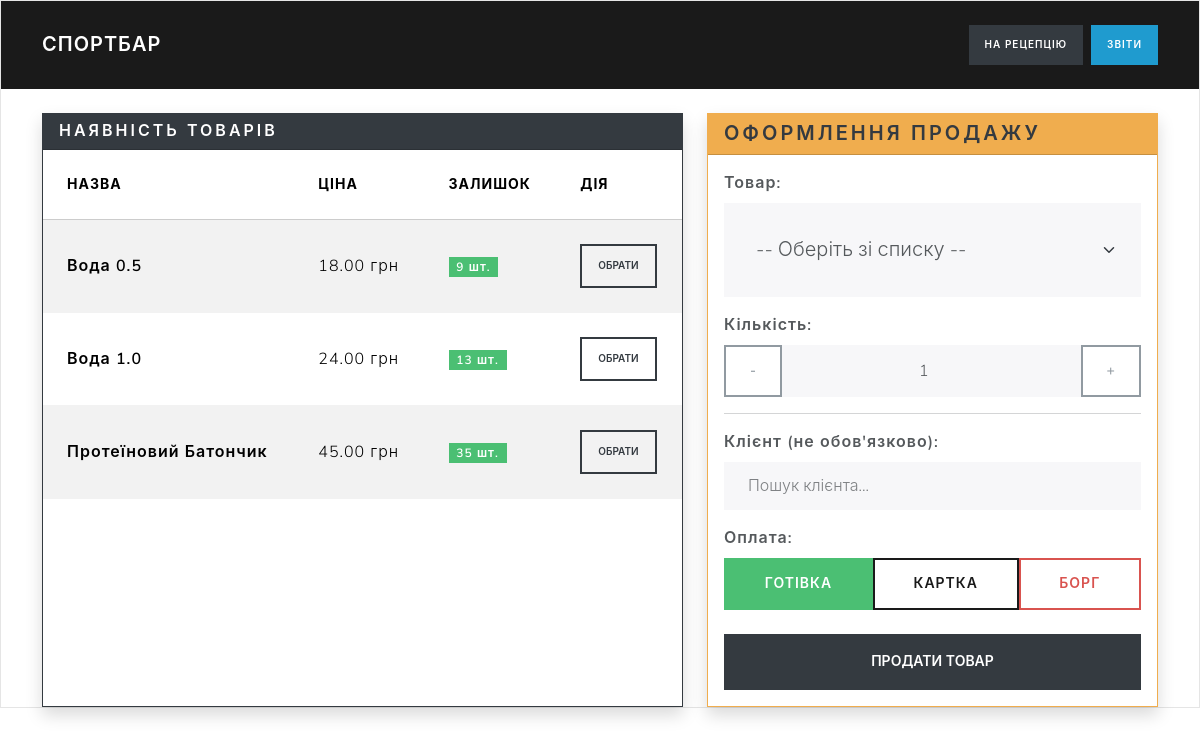
The app's page /shop/ with its own data.
### abonements/models.py (models this page shows, shortened)
class Product(models.Model):
    name = models.CharField(max_length=100,verbose_name="Товар ",unique=True)
    price=models.DecimalField(max_digits=10,decimal_places=2,verbose_name="Ціна")
    quantity=models.IntegerField(default=0,verbose_name='Залишок товару')
    class Meta:
        verbose_name =" Товар "
        verbose_name_plural ="Кількість товару"

### attendance/views.py (the view)
# urls.py: path('shop/', shop_page, name='shop_page'),
def shop_page(request):
    products = Product.objects.all().order_by('name') # Товари по алфавіту
    clients = Client.objects.all() # Для пошуку клієнта
    return render(request, 'shop_page.html', {
        'products': products,
        'clients': clients
    })

### templates/shop_page.html (shortened to what this page needs)
<!DOCTYPE html>
<html>
<head>
    <link rel="stylesheet" href="https://cdn.jsdelivr.net/npm/bootswatch@5.3.0/dist/lux/bootstrap.min.css">
</head>
<body class="bg-light">
    <nav class="navbar navbar-expand-lg navbar-dark bg-primary mb-4">
        <div class="container">
            <a class="navbar-brand" href="#"> СПОРТБАР</a>
            <div class="d-flex">
                <a href="/check_in" class="btn btn-dark btn-sm me-2"> На Рецепцію</a>
                <a href="/reports " class="btn btn-info btn-sm"> Звіти</a>
            </div>
        </div>
    </nav>
    <div class="container">
        <div class="row">
            <div class="col-md-7">
                <div class="card shadow border-dark h-100">
                    <div class="card-header bg-dark text-white">
                        <h5 class="m-0"> Наявність товарів</h5>
                    </div>
                    <div class="card-body p-0">
                        <table class="table table-striped table-hover mb-0 align-middle">
                            <thead class="table-secondary">
                                <tr>
                                    <th>Назва</th>
                                    <th>Ціна</th>
                                    <th>Залишок</th>
                                    <th>Дія</th>
                                </tr>
                            </thead>
                            <tbody>
                                {% for p in products %}
                                <tr>
                                    <td class="fw-bold">{{ p.name }}</td>
                                    <td>{{ p.price }} грн</td>
                                    <td>
                                        {% if p.quantity > 5 %}
                                            <span class="badge bg-success">{{ p.quantity }} шт.</span>
                                        {% elif p.quantity > 0 %}
                                            <span class="badge bg-warning text-dark">{{ p.quantity }} шт.</span>
                                        {% else %}
                                            <span class="badge bg-danger">0 шт.</span>
                                        {% endif %}
                                    </td>
                                    <td>
                                        {% if p.quantity > 0 %}
                                        <button class="btn btn-sm btn-outline-dark"
                                                onclick="selectProduct('{{ p.id }}')">
                                            Обрати
                                        </button>
                                        {% endif %}
                                    </td>
                                </tr>
                                {% endfor %}
                            </tbody>
                        </table>
                    </div>
                </div>
            </div>
            <div class="col-md-5">
                <div class="card shadow border-warning position-sticky" style="top: 20px;">
                    <div class="card-header bg-warning">
                        <h4 class="m-0 text-dark"> Оформлення продажу</h4>
                    </div>
                    <div class="card-body">
                        <form action="{% url 'sell_product' %}" method="post">
                            <div class="mb-3">
                                <label class="form-label fw-bold">Товар:</label>
                                <select class="form-select form-select-lg" name="product_id" id="productSelect" required>
                                    <option value="" selected disabled>-- Оберіть зі списку --</option>
                                </select>
                            </div>
                            <div class="mb-3">
                                <label class="form-label fw-bold">Кількість:</label>
                                <div class="input-group">
                                    <button class="btn btn-outline-secondary" type="button" onclick="changeAmount(-1)">-</button>
                                    <input type="number" name="amount" id="amountInput" value="1" min="1" class="form-control text-center font-weight-bold" required>
                                    <button class="btn btn-outline-secondary" type="button" onclick="changeAmount(1)">+</button>
                                </div>
                            </div>
                            <hr>
                            <div class="mb-3">
    <label class="form-label fw-bold">Клієнт (не обов'язково):</label>
    <input class="form-control" list="datalistOptions" id="clientSearchInput" placeholder="Пошук клієнта...">
</div>
                            <div class="mb-4">
                                <label class="form-label fw-bold">Оплата:</label>
                                <div class="btn-group w-100" role="group">
                                    <label class="btn btn-outline-success" for="cash"> Готівка</label>
                                    <label class="btn btn-outline-primary" for="card"> Картка</label>
                                    <label class="btn btn-outline-danger" for="debt"> Борг</label>
                                </div>
                            </div>
                            <div class="d-grid">
                                <button type="submit" class="btn btn-dark btn-lg py-3">ПРОДАТИ ТОВАР</button>
                            </div>
                        </form>
                    </div>
                </div>
            </div>
        </div>
    </div>
</body>
</html>

### records on screen
Product: name "Вода 0.5", price "18.00", quantity "9"
Product: name "Вода 1.0", price "24.00", quantity "13"
Product: name "Протеїновий Батончик", price "45.00", quantity "35"
